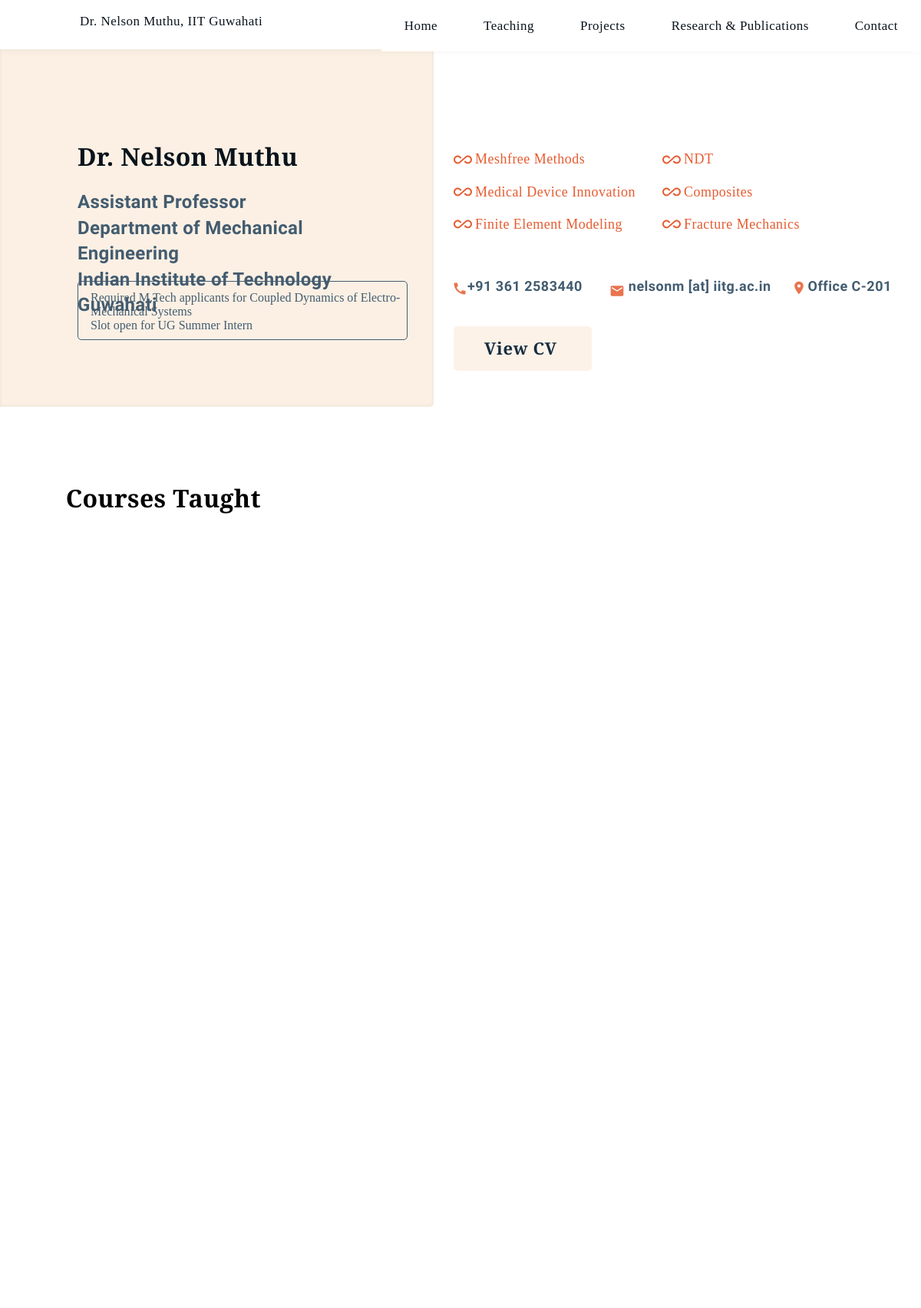
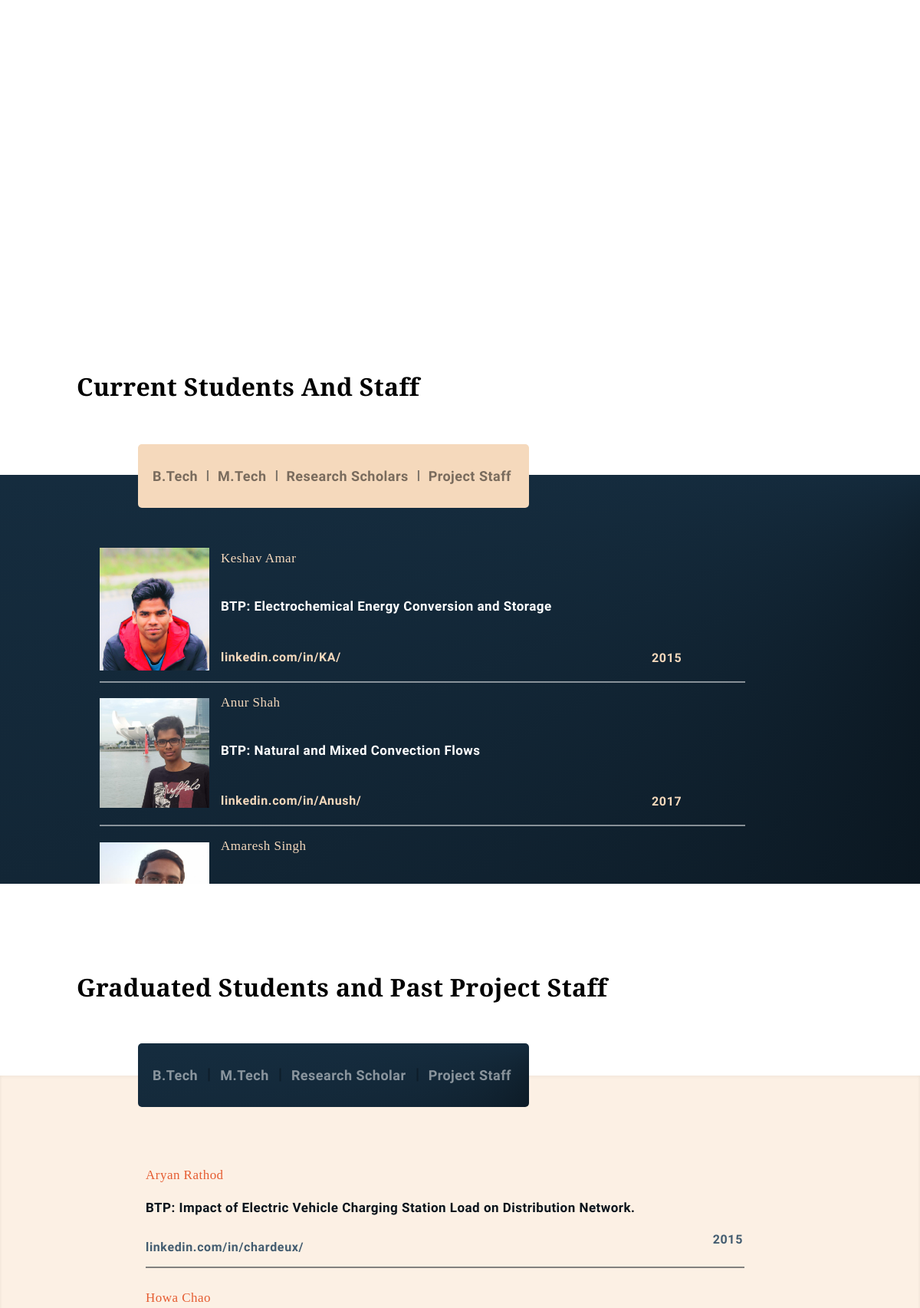
Screenshot of /teaching/ (upper part) with the database file from the repository (2 pictures, top to bottom).
### page/models.py (models this page shows, shortened)
class Position(models.Model):
    pos_id = models.AutoField(primary_key=True)
    name = models.CharField(max_length=100, help_text='if no openings keep single field with name (Positions open: none) else type position names')
    add_date = models.DateTimeField(auto_now_add=True, null=True)

class Curr_student(models.Model):
    cstu_id = models.AutoField(primary_key=True)
    name = models.CharField(max_length=100)
    contact = models.CharField(max_length=500, help_text='e.g email | phone no | linkedin etc')
    year_joining = models.CharField(max_length=20)
    about = models.TextField(max_length=5000, help_text='e.g thesis | area of interest | current lab etc')
    edlevel_choices = [
        ('B.Tech', 'B.Tech'), ('M.Tech', 'M.Tech'), ('Research Scholar', 'Research Scholar'), ('Project Staff', 'Project Staff')
    ]
    ed_level = models.CharField(
        choices=edlevel_choices,
        default='Research Scholar',
        max_length=50,
    )
    add_date = models.DateTimeField(auto_now_add=True, null=True)
    image = models.ImageField(upload_to='student/')

class Passed_student(models.Model):
    pstu_id = models.AutoField(primary_key=True)
    name = models.CharField(max_length=100)
    contact = models.CharField(max_length=500, help_text='e.g email | phone no | linkedin etc')
    tenure = models.CharField(max_length=50, help_text='year of passing')
    about = models.TextField(max_length=5000, help_text='e.g current affiliation | new lab etc')
    edlevel_choices = [
        ('B.Tech', 'B.Tech'), ('M.Tech', 'M.Tech'), ('Research Scholar', 'Research Scholar'), ('Project Staff', 'Project Staff')
    ]
    ed_level = models.CharField(
        choices=edlevel_choices,
        default='Research Scholar',
        max_length=50,
    )
    add_date = models.DateTimeField(auto_now_add=True, null=True)

### page/views.py (the view)
# urls.py: path('teaching/', teaching),
def teaching(request):
    positions = Position.objects.all()
    courses = Course.objects.all()
    curr_students = Curr_student.objects.all()
    passed_students = Passed_student.objects.all()
    companys = Company.objects.all()
    data = {
        'positions': positions,
        'courses': courses,
        'curr_students': curr_students,
        'passed_students': passed_students,
        'companys': companys,
    }
    return render(request, 'teaching.html', data)

### template/teaching.html (shortened to what this page needs)
<!DOCTYPE html>
<html>
<head>
    {% load static %}
    <link rel="stylesheet" href="{% static 'style.css'%}">
    <link rel="stylesheet" href="{% static 'splide.min.css'%}">
</head>
<body class="container">
    <header class="header">
        <div class="first-head">
            <a class="nelson_header bit17" style="font-size: 17px;">Dr.&nbsp;Nelson Muthu,&nbsp;IIT&nbsp;Guwahati</a>
        </div>
        <ul class="menu">
            <li><a href="/" class="bit17" style="font-size: 17px; color: var(--blue100); ">Home</a></li>
            <li><a href="/teaching" class="bit17" style="font-size: 17px;color: var(--blue100);">Teaching</a></li>
            <li><a href="/projects" class="bit17" style="font-size: 17px;color: var(--blue100);"> Projects</a></li>
            <li><a href="/publications" class="bit17" style="font-size: 17px;color: var(--blue100);" href="#research">Research &
                    Publications</a></li>
            <li><a type="button" onclick="window.scroll({
                top: 0,
                left: 0,
                behavior: 'smooth'
              });" class="bit17" style="font-size: 17px;color: var(--blue100);">Contact</a></li>
        </ul>
    </header>
    <div class="test-flex">
    <div class="test-item" style="margin-top: -10px">
                <div class="small-land-book" id="small-land-book">
        <div class="small-tan techtech" id="small-tan"></div>
        <div class="small-flex" id="small-flex">
            <div class="small-land-intro">
                <div class="sland-intro bit32">Dr. Nelson Muthu</div>
                <div class="small-sub-intro-land ast24" id="sub-small">Assistant Professor<br /> Department of
                    Mechanical
                    Engineering
                    <br>Indian
                    Institute of Technology Guwahati</div>
                <div class="small-rect">
                    <div class="rect-content">
                        <marquee direction="up" Scrolldelay="200">
                            {% for position in positions %}
                            {{position.name}}<br>
                            {% endfor %}
                        </marquee>
                    </div>
                </div>
            </div>
            <div class="col-2" id="col2">
                <div class="interest-flex-small">
                    <div class="int-left">
                        <div class="grp-small">
                            <div class="all-inclusive-img"></div>
                            <div class="text-land bit18">Meshfree Methods</div>
                        </div>
                        <div class="grp-small">
                            <div class="all-inclusive-img"></div>
                            <div class="text-land bit18">Medical Device Innovation</div>
                        </div>
                        <div class="grp-small">
                            <div class="all-inclusive-img"></div>
                            <div class="text-land bit18">Finite Element Modeling</div>
                        </div>
                    </div>
                    <div class="int-right">
                        <div class="grp-small">
                            <div class="all-inclusive-img"></div>
                            <div class="text-land bit18">NDT</div>
                        </div>
                        <div class="grp-small">
                            <div class="all-inclusive-img"></div>
                            <div class="text-land bit18">Composites</div>
                        </div>
                        <div class="grp-small">
                            <div class="all-inclusive-img"></div>
                            <div class="text-land bit18">Fracture Mechanics</div>
                        </div>
                    </div>
                </div>
                <div class="small-contact ast18">
                    <div class="grp-land-flex">
                        <div class="cont-img" style="top:1px">
                            <img src="{% static 'media/icon-phone.svg'%}" />
                        </div>
                        <div class="cont-grp">+91 361 2583440</div>
                    </div>
                    <div class="grp-land-flex">
                        <div class="cont-img" style="top:3px">
                            <img src="{% static 'media/icon-mail.svg'%}" />
                        </div>
                        <div class="cont-grp" style="left:6px">nelsonm [at] iitg.ac.in</div>
                    </div>
                    <div class="grp-land-flex">
                        <div class="cont-img" style="top:1px">
                            <img src="{% static 'media/icon-location.svg'%}" />
                        </div>
                        <div class="cont-grp">Office C-201</div>
                    </div>
                </div>
                <div class="view-cv-small">
                <a href= "{% static 'media/Aryan Rathod CV.pdf' %}" target="_blank" style="text-decoration:none;">
                    <div class="cv-rect" style="background: #FCF2E8;">
                        <div class="cv-text bit22" style="color: #162E41;">View CV</div>
                    </div>
                </a>
                </div>
            </div>
        </div>
    </div>
    </div>
    <div class="test-item">
                <div>
        <div class="title-acads bit32">Courses Taught</div>
        <div class="courses-carousel">
        </div>
            </div>
    </div>
    <div class="test-item" style="margin-bottom: 200px;">
    <div class="curr-book">
        <div class="title-curr bit32">Current Students And Staff</div>
        <div class="curr-body">
            <div class="curr-nav" id="curr_nav">
                <div class="curr-nav-contents ast18">
                    <button class="tablink ast18" onclick="openCity('BT', this)" id="defaultOpen"  style="background: none;"><div>B.Tech</div></button>
                    <div class="line-curr" ></div>
                    <button class="tablink ast18"  onclick="openCity('MT', this)"  style="background: none;"><div>M.Tech</div></button>
                    <div class="line-curr"></div>
                    <button class="tablink ast18"   onclick="openCity('RS', this)"  style="background: none;"><div>Research&nbsp;Scholars</div></button>
                    <div class="line-curr"></div>
                    <button class="tablink ast18"  onclick="openCity('PS', this)"  style="background: none;"><div>Project&nbsp;Staff</div></button>
                </div>
            </div>
                <div id="BT" class="tabcontent" style="overflow-y: scroll;">
                    <div class="grp-curr proj-overflow"  style="height: 450px;">
                            {% for curr_student in curr_students %}
                        {% if curr_student.ed_level == "B.Tech" %}
                                <div class="grp-curr-sub">
                                    <img class="img-curr" src="/media/{{curr_student.image}}">
                                    <div class="inner-frame-curr">
                                        <div class="name-curr bit17">{{curr_student.name}}</div>
                                        <div class="text-curr ast17">{{curr_student.about|linebreaks}}</div>
                                        <div class="sub-curr-flex">
                                            <div class="sub-curr ast16">{{curr_student.contact}}</div>
                                            <div class="year-curr ast16">{{curr_student.year_joining}}</div>
                                        </div>
                                    </div>
                                </div>
                                <div class="partition-curr"></div>
                            {% endif %}
                        {% endfor %}
                    </div></div>
            </div>
        </div>
    </div>
    <div class="test-item">
    <div class="past-book">
        <div class="title-past bit32">Graduated Students and Past Project Staff</div>
        <div class="past-body">
            <div class="past-nav" id="past_nav1">
                <div class="past-nav-contents ast18">
                    <button class="tablink ast18" onclick="openOld('BTP', this)" id="Oldopen"  style="background: none;">
                        <div style="color:white;text-decoration: none;">B.Tech</div>
                    </button>
                    <div class="line-curr"></div>
                    <button class="tablink ast18" onclick="openOld('MTP', this)"  style="background: none;">
                        <div style="color:white;text-decoration: none;">M.Tech</div>
                    </button>
                    <div class="line-curr"></div>
                    <button class="tablink ast18" onclick="openOld('RSP', this)" style="background: none;">
                        <div style="color:white;text-decoration: none;">Research&nbsp;Scholar</div>
                    </button>
                    <div class="line-curr"></div>
                    <button class="tablink ast18" onclick="openOld('PSP', this)"style="background: none;">
                        <div style="color:white;text-decoration: none;">Project&nbsp;Staff</div>
                    </button>
                </div>
            </div>
            <div id="BTP" class="tabcontentold" style="overflow-y: scroll;">
            <div class="past-body-content proj-overflow" style="height: 350px;">
                                {% for Passed_student in passed_students %}
                                {% if Passed_student.ed_level == "B.Tech" %}
                                    <div class="grp-past">
                                        <div class="name-past bit17">{{Passed_student.name}}</div>
                                        <div class="text-past ast17">{{Passed_student.about|linebreaks}}</div>
                                        <div class="flex-1">
                                            <a target=”_blank” style="text-decoration: none;"
                                                class="sub-past ast16">{{Passed_student.contact}}</a>
                                            <div class="year-past ast16">{{Passed_student.tenure}}</div>
                                        </div>
                                        <div class="partition"></div>
                                    </div>
                                {% endif %}
                                {% endfor %}
            </div>
            </div>
        </div>
    </div>
    </div>
</div>
</body>
</html>

### rows the page displays
Position: name "Required M.Tech applicants for Coupled Dynamics of Electro-Mechanical Systems"
Position: name "Slot open for UG Summer Intern"
Curr_student: image (picture), name "Keshav Amar", about "BTP: Electrochemical Energy Conversion and Storage", contact "linkedin.com/in/KA/", year_joining "2015"
Curr_student: image (picture), name "Anur Shah", about "BTP: Natural and Mixed Convection Flows", contact "linkedin.com/in/Anush/", year_joining "2017"
Curr_student: image (picture), name "Amaresh Singh"
Passed_student: name "Aryan Rathod", about "BTP: Impact of Electric Vehicle Charging Station Load on Distribution Network.", contact "linkedin.com/in/chardeux/", tenure "2015"
Passed_student: name "Howa Chao"
